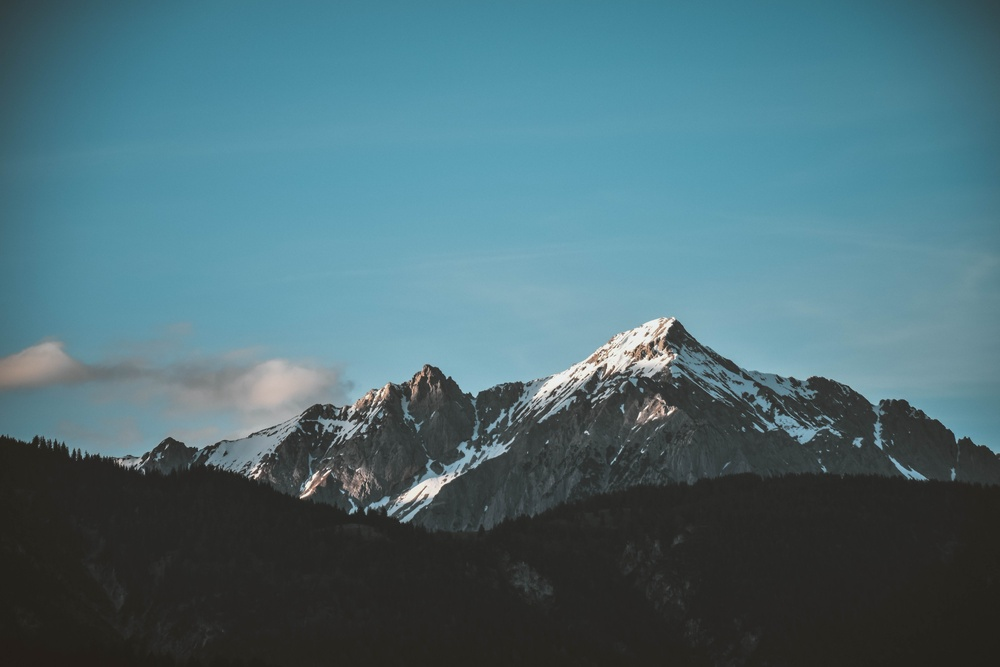
#> input picture wallpaper.jpg, 1000 x 667 px, shrunk from 6000 x 4000 before the run
$ jupyter execute OpenCVThreshold.ipynb
#> lines starting #> are read from the running program, lines starting #| are printed output that depends on the picture; after the words box and inside, x2 and y2 are one past the last pixel; in counts of white or black regions, pixels touching at a corner belong together
[cell 1]
import cv2
import matplotlib.pyplot as plt
plt.rcParams['figure.figsize'] = (15,15)

img = cv2.imread("wallpaper.jpg",0) # Read as gray scale image
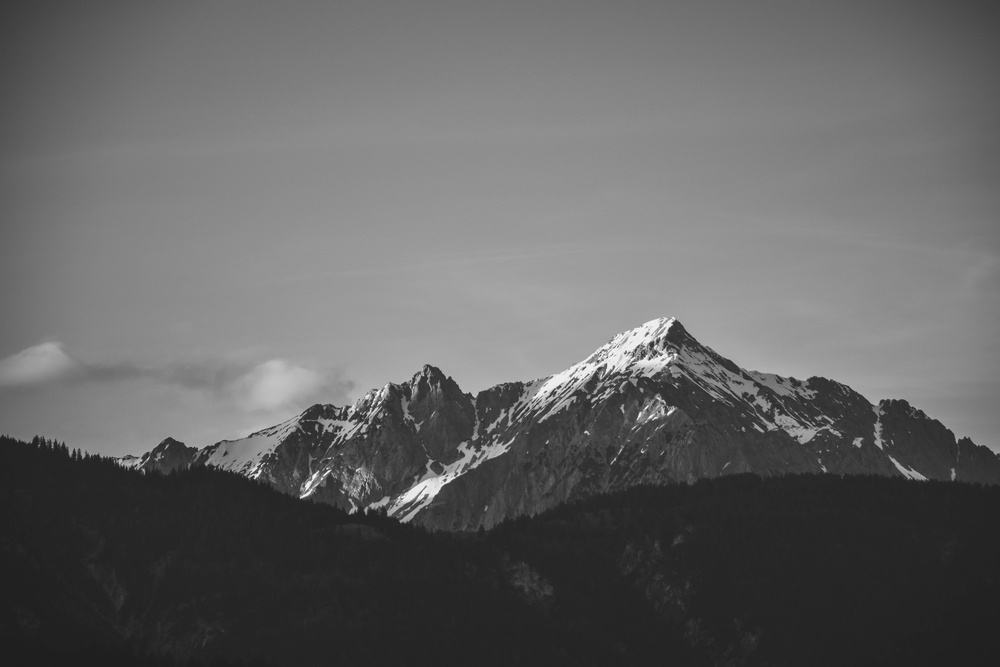
#> img: shape (667, 1000); min 26, max 255, mean 100.3
plt.imshow(img, cmap='gray') #since original color map is purple-ish

[cell 2]
ret, thresh1 = cv2.threshold(img,127,255,cv2.THRESH_BINARY)
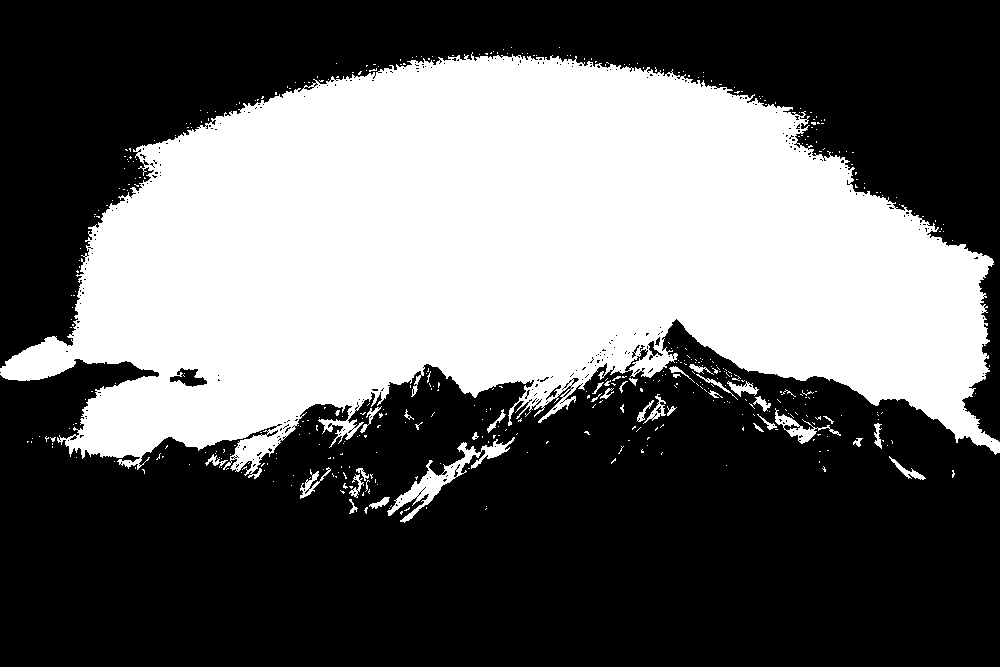
#> thresh1: shape (667, 1000); 39.7% white; 457 white regions (421 under 20 px), largest, box (x1, y1, x2, y2) and area: (0, 52, 1000, 479) 258487, (387, 437, 515, 523) 1913, (775, 408, 841, 444) 540

plt.imshow(thresh1, cmap='gray')

[cell 3]
ret, thresh1 = cv2.threshold(img,127,255,cv2.THRESH_BINARY_INV)

plt.imshow(thresh1, cmap='gray')

[cell 4]
ret, thresh1 = cv2.threshold(img,127,255,cv2.THRESH_TRUNC)
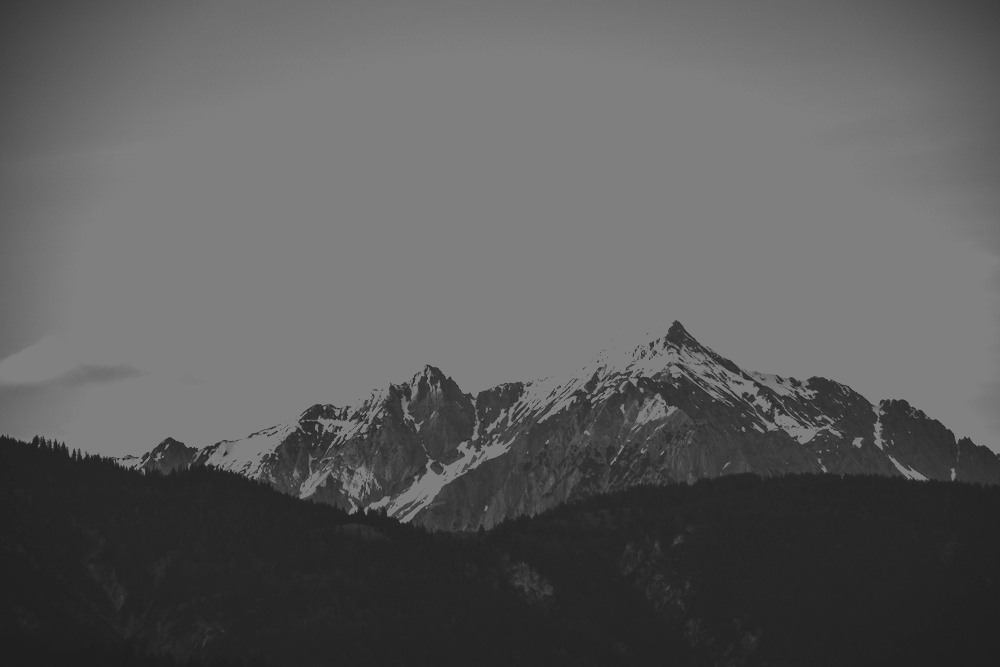
#> thresh1: shape (667, 1000); min 26, max 127, mean 92.7

plt.imshow(thresh1, cmap='gray')

[cell 5]
ret, thresh1 = cv2.threshold(img,127,255,cv2.THRESH_TOZERO)
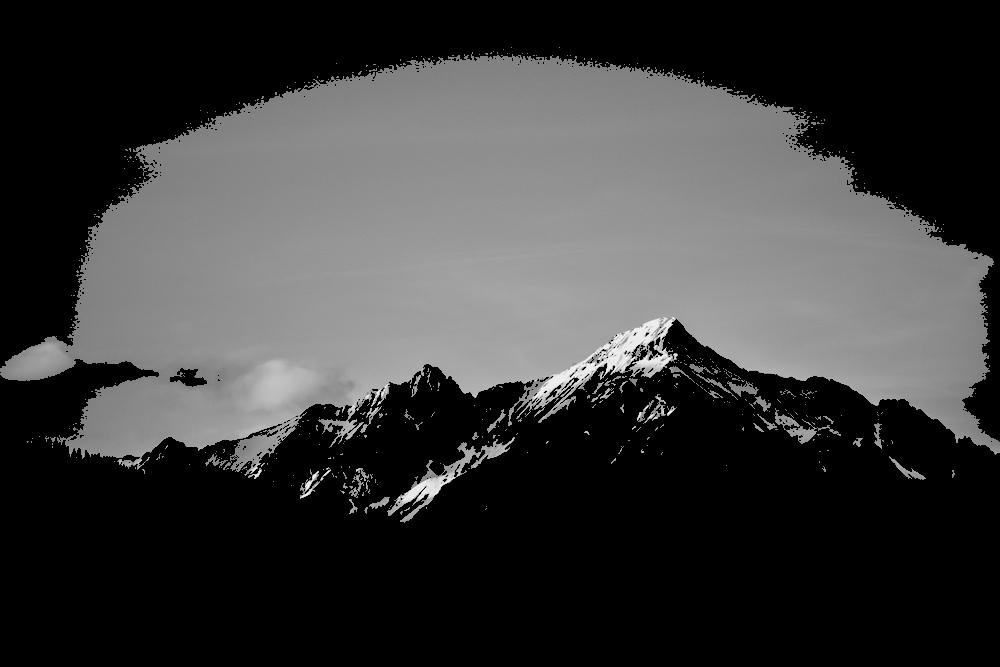
#> thresh1: shape (667, 1000); min 0, max 255, mean 58.1

plt.imshow(thresh1, cmap='gray')

[cell 6]
new_image = cv2.imread("crossword.png",0)
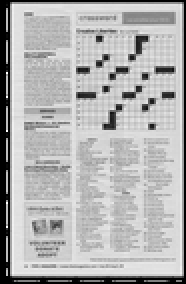
#> input picture crossword.png, 93 x 142 px, shrunk from 560 x 850 before the run (shown 2 times larger)
#> new_image is the input picture: shape (142, 93); min 0, max 255, mean 177.4

plt.figure(figsize=(10,10))
plt.imshow(new_image,cmap='gray')

[cell 7]
ret, th1 = cv2.threshold(new_image, 200, 255, cv2.THRESH_BINARY)
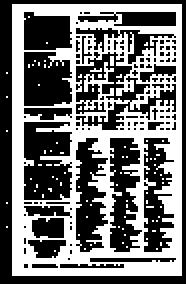
#> th1: shape (142, 93) (shown 2 times larger); 44.8% white; 83 white regions (82 under 20 px), largest, box (x1, y1, x2, y2) and area: (6, 2, 91, 138) 5780
print(ret)
plt.imshow(th1, cmap='gray')

[cell 8]
th2 = cv2.adaptiveThreshold(new_image, 255, cv2.ADAPTIVE_THRESH_MEAN_C, cv2.THRESH_BINARY,
                                11,8)
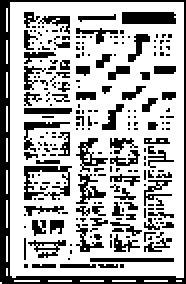
#> th2: shape (142, 93) (shown 2 times larger); 68.4% white; 236 black regions (186 under 20 px), largest, box (x1, y1, x2, y2) and area: (0, 0, 93, 142) 1111, (12, 83, 36, 100) 161, (61, 6, 88, 12) 160

plt.imshow(th2, cmap='gray')

[cell 9]
blended = cv2.addWeighted(src1=th1, alpha=0.6, src2=th2, beta=0.4,gamma=0)
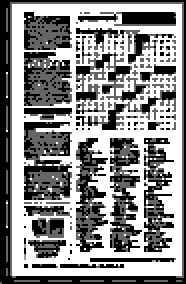
#> blended: shape (142, 93) (shown 2 times larger); min 0, max 255, mean 138.3

plt.imshow(blended, cmap='gray')
